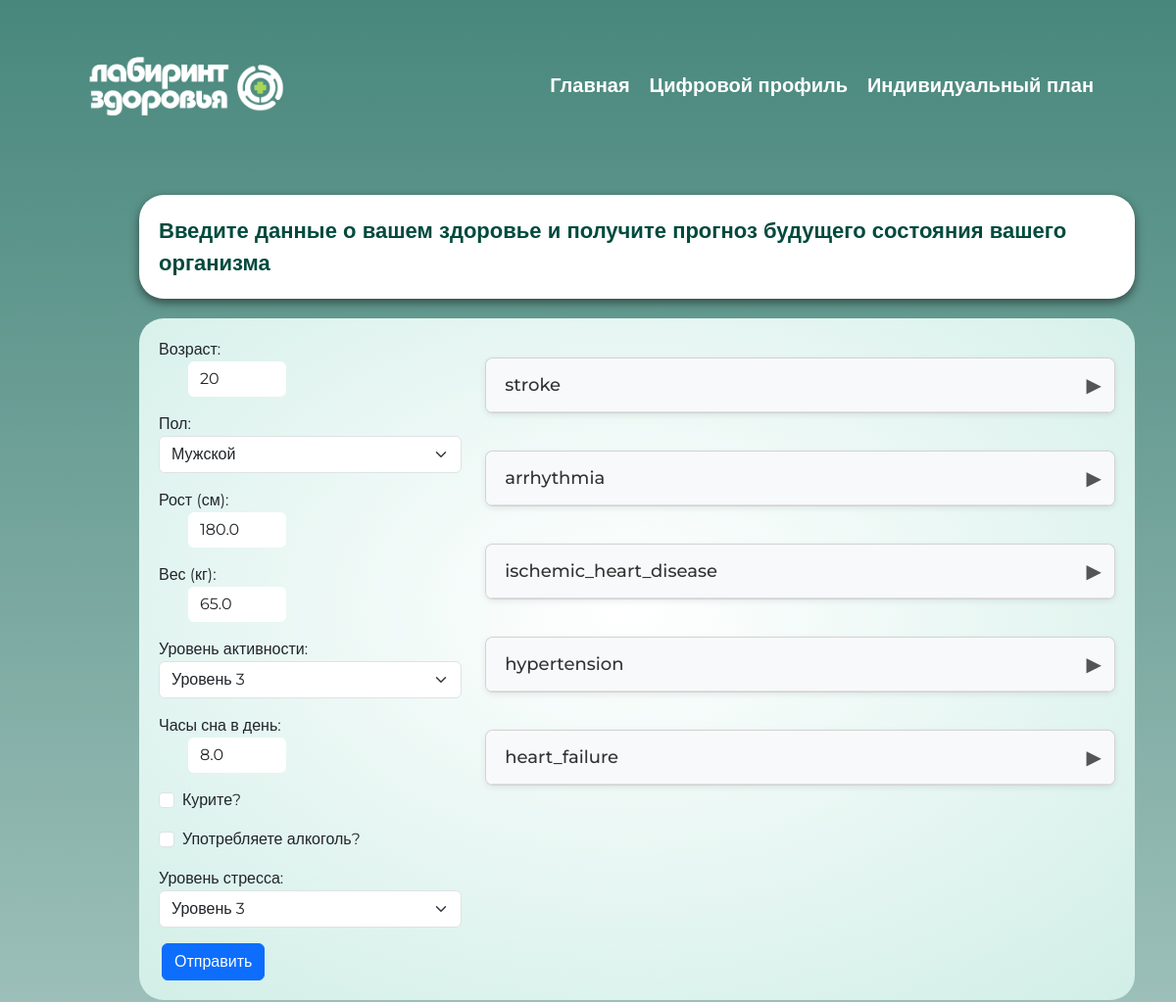
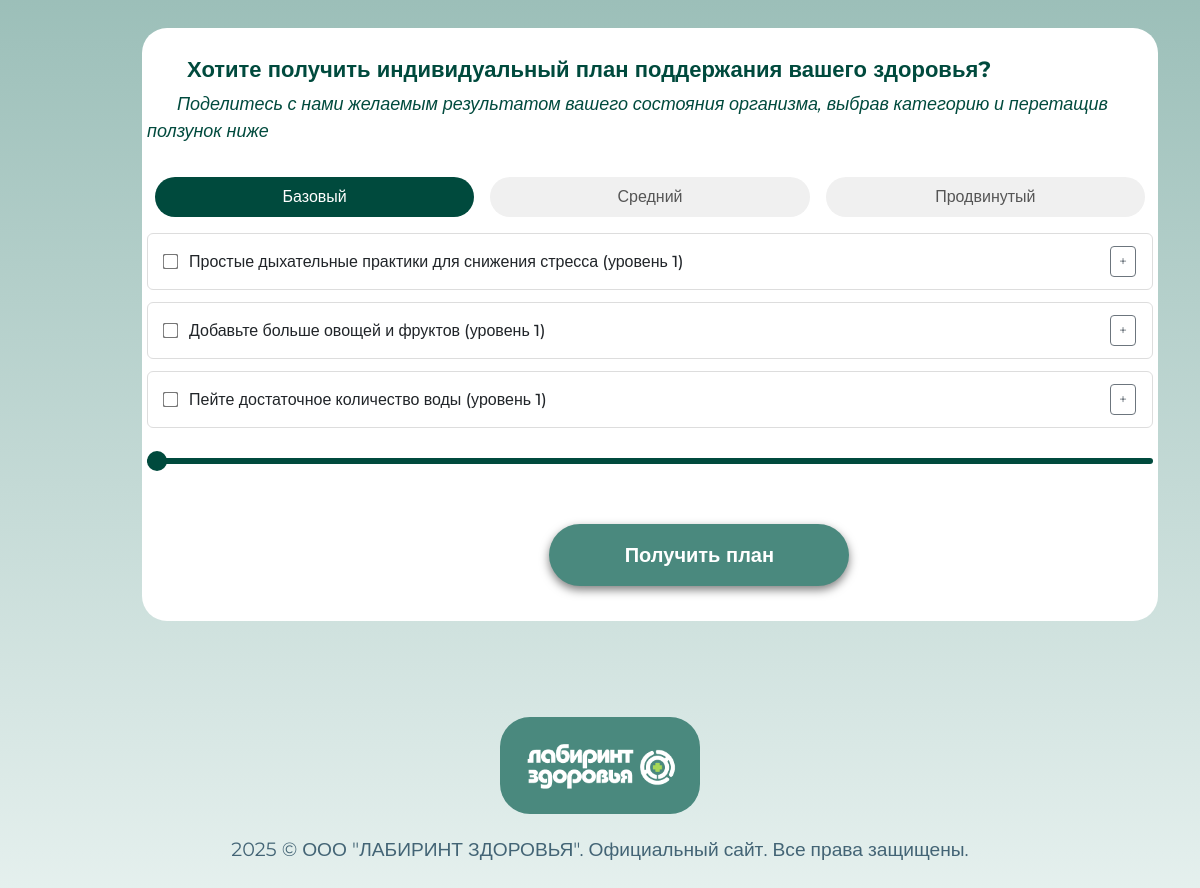
/home/forecasts/ (signed in), run on the app's committed database (2 pictures, top to bottom).
### user_login/models.py (models this page shows, shortened)
class Forecast(models.Model):
    user = models.ForeignKey(User, on_delete=models.CASCADE, related_name='forecast')
    name = models.CharField(max_length=100)
    created_at = models.DateTimeField(auto_now_add=True)
    is_deleted = models.BooleanField(default=False)

### home/views.py (the view, shortened to what this page needs)
# urls.py: path('forecasts/', views.forecast, name='forecasts'),
def forecast(request):
    if not request.user.is_authenticated:
        return redirect('/login')
    user = request.user
    initial = {
        'age':            user.age,
        'sex':            0 if user.gender == 'M' else 1,
        'height':         user.height,
        'weight':         user.weight,
        'activity_level': user.activity_level,
        'sleep_hours':    user.sleep_hours,
        'smoking':        user.smoking,
        'alcohol':        user.alcohol,
        'stress_level':   user.stress_level,
    }
    form = HealthForm(request.POST or None, initial=initial)
    forecasts_qs = user.forecast.filter(is_deleted=False)
    forecasts_data = []
    for f_obj in forecasts_qs:
        points_qs = f_obj.points.order_by('age')
        points_list = [
            {'age': pt.age, 'percent': pt.percent}
            for pt in points_qs
        ]
        forecasts_data.append({
            'id':     f_obj.id,
            'name':   f_obj.name,
            'points': json.dumps(points_list, ensure_ascii=False)
        })
    advice_list = get_personal_health_advice(initial)
    for advice in advice_list:
        advice['effects_json'] = json.dumps(advice['effects'], ensure_ascii=False)
    return render(request, 'digital_profile.html', {
        'title':        'Прогнозы',
        'user':         user,
        'forecasts':    forecasts_data,
        'form':         form,
        'advice_list':  advice_list,
    })

### home/views.py (called while the page is built)
def get_personal_health_advice(user_data):
    relevant_advice = []
    for advice in HEALTH_ADVICE_LEVELS:
        try:
            if advice['relevant'](user_data):
                relevant_advice.append({
                    "title": advice["title"],
                    "description": advice["description"],
                    "effects": advice["effects"],
                    'level': advice["level"],
                })
        except Exception as e:
            continue
    return relevant_advice

### home/templates/digital_profile.html (shortened to what this page needs)
{% extends 'base.html' %}
{% load static %}
{% block content %}
<html lang="en">
<head>
    <link
            href="https://cdn.jsdelivr.net/npm/bootstrap@5.3.0/dist/css/bootstrap.min.css"
            rel="stylesheet"
>
    <link rel="stylesheet" href="{% static 'css/digital_profile.css' %}">
</head>
<div class="container">
    <div class="message-box">
      <p>Введите данные о вашем здоровье и получите прогноз будущего состояния вашего организма</p>
    </div>
  </div>
  <section class="container" id="fill_info">
    <div class="fill_info">
      <div class="row">
        <div class="col-md-4">
<form method="post" novalidate>
  <div class="mb-3">
    {{ form.age.label_tag }}{{ form.age }}
  </div>
  <div class="mb-3">
    {{ form.sex.label_tag }}{{ form.sex }}
  </div>
  <div class="mb-3">
    {{ form.height.label_tag }}{{ form.height }}
  </div>
  <div class="mb-3">
    {{ form.weight.label_tag }}{{ form.weight }}
  </div>
  <div class="mb-3">
    {{ form.activity_level.label_tag }}{{ form.activity_level }}
  </div>
  <div class="mb-3">
    {{ form.sleep_hours.label_tag }}{{ form.sleep_hours }}
  </div>
  <div class="form-check mb-3">
    {{ form.smoking }} {{ form.smoking.label_tag }}
  </div>
  <div class="form-check mb-3">
    {{ form.alcohol }} {{ form.alcohol.label_tag }}
  </div>
  <div class="mb-3">
    {{ form.stress_level.label_tag }}{{ form.stress_level }}
  </div>
  <button type="submit" class="btn btn-primary">Отправить</button>
</form>
        </div>
        <div class="col-md-8">
          <div class="chart-sections">
            {% for forecast in forecasts %}
              <div class="card mb-2" data-forecast-name="{{ forecast.name }}">
                <div class="card-header" id="heading-{{ forecast.id }}">
                  <h5 class="mb-0">
                    <button class="btn btn-link text-decoration-none collapsed"
                            type="button"
                            data-bs-toggle="collapse"
                            data-bs-target="#collapse-{{ forecast.id }}"
                            aria-expanded="false"
                            aria-controls="collapse-{{ forecast.id }}">
                      {{ forecast.name }}
                    </button>
                  </h5>
                </div>
              </div>
            {% empty %}
              <p>Пока нет прогнозов. Заполните форму слева и нажмите кнопку.</p>
            {% endfor %}
          </div>
        </div>
      </div>
    </div>
  </section>
  <div class="container">
    <section class="wish">
      <p>Хотите получить индивидуальный план поддержания вашего здоровья?</p>
      <i class="description">Поделитесь с нами желаемым результатом вашего состояния организма, выбрав категорию и перетащив ползунок ниже</i>
      <div class="advice-section">
        <div class="levels-filter">
          <div class="option selected" data-level="1">Базовый</div>
          <div class="option" data-level="2">Средний</div>
          <div class="option" data-level="3">Продвинутый</div>
        </div>
<ul class="advice-list" id="advice-list">
  {% for advice in advice_list %}
    <li class="advice-item"
        data-level="{{ advice.level }}"
        data-effects="effects_{{ forloop.counter0 }}">
      <div class="advice-header">
        <input type="checkbox" class="advice-checkbox" id="advice-{{ forloop.counter0 }}">
        <label for="advice-{{ forloop.counter0 }}" style="cursor: pointer; font-weight: 500;">
          {{ advice.title }}
        </label>
        <button class="btn btn-sm btn-outline-secondary ms-auto advice-toggle-desc">
          <span class="toggle-icon">+</span>
        </button>
      </div>
    </li>
  {% endfor %}
</ul>      </div>
      <div class="slider-container">
        <div class="slider">
          <div class="thumb"></div>
        </div>
      </div>
      <button class="cta-button btn" style="margin-left: 40%; margin-bottom: 30px;">
        Получить план
      </button>
    </section>
  </div>
</html>
{% endblock %}

### static/css/digital_profile.css (style rules this page uses)
body { font-family: 'Montserrat', sans-serif; background: linear-gradient(0deg, rgba(232, 242, 240, 1) 0%, rgba(72, 135, 124, 1) 100%); background-repeat: no-repeat; }
.message-box { background-color: #ffffff; padding: 20px; border-radius: 25px; box-shadow: 0 4px 10px rgba(0, 0, 0, 0.5); text-align: left; max-width: 1200px; margin-left: 100px; margin-top: 25px; }
.message-box p { margin: 0; line-height: 1.5; font-size: 22px; font-weight: bold; color: #004A3D; }
.fill_info { padding: 20px; border-radius: 25px; margin-left: 100px; margin-top: 20px; max-width: 1200px; max-height: 50%; background: radial-gradient(91.56% 91.56% at 49.13% 42.34%, rgb(255, 255, 255) 0%, rgb(200, 235, 226) 100%); }
.cta-button { background: #4A897E; border-radius: 60px; padding: 15px 30px; font-size: 20px; color: white; font-weight: bold; margin-left: 30px; margin-top: 30px; box-shadow: 0 4px 10px rgba(0, 0, 0, 0.5); width: 300px; }
label { display: flex; margin-right: 10px; }
input[type="number"] { width: 100px; margin-left: 30px; border-color: #ffffff; border: none; }
button { cursor: pointer; border:none; background-color: #ffffff; margin-left: 3px; }
.wish { margin-top: 30px; margin-left: 100px; border-radius: 25px; padding: 5px; background-color: #ffffff; margin-bottom: 0px; }
.wish p { margin-top: 20px; margin-left: 40px; margin-bottom: 5px; font-size: 22px; font-weight: bold; color: #004A3D; }
.wish i { color: #004A3D; font-size: 18px; margin-left: 30px; }
.description { text-align: center; margin-bottom: 30px; color: #004A3D; font-size: 14px; }
.option { text-align: center; flex: 1; padding: 5px; cursor: pointer; }
.option.selected { background-color: #f0f8ff; border-radius: 5px; font-weight: bold; }
.slider-container { margin: 30px 0; }
.slider { width: 100%; height: 6px; background: #004A3D; border-radius: 3px; margin-top: 15px; }
.slider .thumb { width: 20px; height: 20px; background: #004A3D; border-radius: 50%; position: relative; top: -7px; left: 0; cursor: pointer; }
.chart-sections { display: flex; flex-direction: column; align-items: center; width: 100%; gap: 30px; padding: 20px 0; }

### home/templates/digital_profile.html (style rules this page uses)
.levels-filter { display: flex; justify-content: center; margin-bottom: 1rem; user-select: none; }
.levels-filter .option { padding: 0.5rem 1.25rem; margin: 0 0.5rem; font-size: 1rem; font-weight: 500; color: #555; background-color: #f0f0f0; border-radius: 9999px; cursor: pointer; transition: background-color 0.2s ease, color 0.2s ease; }
.levels-filter .option.selected { background-color: #004A3D; color: #fff; }
.advice-section { margin-top: 2rem; }
.advice-list { list-style: none; padding-left: 0; }
.advice-item { border: 1px solid #ddd; border-radius: 6px; margin-bottom: 0.75rem; overflow: hidden; transition: box-shadow 0.2s ease; background-color: #fff; }
.advice-item .advice-header { display: flex; align-items: center; padding: 0.75rem 1rem; }
.advice-item .advice-header input[type="checkbox"] { margin-right: 0.75rem; transform: scale(1.2); cursor: pointer; }
.chart-sections .card { border-radius: 8px; box-shadow: 0 2px 6px rgba(0, 0, 0, 0.08); overflow: hidden; transition: box-shadow 0.2s ease; }
.chart-sections .card-header { background-color: #f8f9fa; padding: 0; border-bottom: 1px solid #e0e0e0; }
.chart-sections .card-header h5 { margin: 0; }
.chart-sections .card-header .btn-link { display: flex; align-items: center; justify-content: space-between; width: 100%; padding: 0.75rem 1rem; font-size: 1.125rem; font-weight: 500; color: #333; text-decoration: none; background-color: transparent; border: none; }
.chart-sections .card-header .btn-link::after { content: "▶"; display: inline-block; transition: transform 0.2s ease; font-size: 1.25rem; color: #555; }
.card { width: 100%; }

### data on the page
Forecast: name "stroke"
Forecast: name "arrhythmia"
Forecast: name "ischemic_heart_disease"
Forecast: name "hypertension"
Forecast: name "heart_failure"

### other printed values
{{ advice.title }} "Простые дыхательные практики для снижения стресса (уровень 1)" "Добавьте больше овощей и фруктов (уровень 1)" "Пейте достаточное количество воды (уровень 1)"
